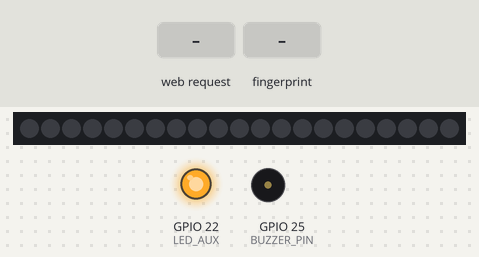
A sketch run on a simulated ESP32. Shown: 21 RGB LEDs in strip order, left to right, output pins drawn as LEDs (lit = HIGH), buzzer (waves = sounding). The test bench sets the inputs (shaded band). Dim RGB values are drawn brighter than linear; WiFi joins after 1.5 s; servers stay silent unless stated; uploads are accepted with an empty reply; what the sketch prints to the serial monitor is not drawn.

Above: at 3.8 s.
3.9 s: HTTP request GET /enroll/start?node_id=1 received
At 5.0 s:
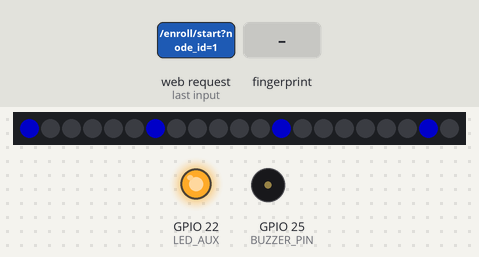
5.4 s: finger stored as number 1 placed on the sensor
At 23.1 s:
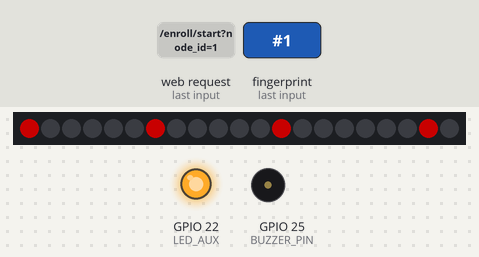
Timing chart, 0 to 23.8 s (numbered marks = the images above; inputs shaded):
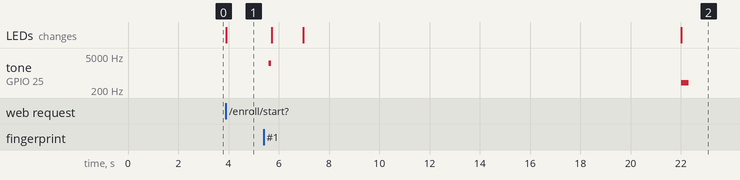

The sketch:

register_end.ino
```cpp
#include <WiFi.h>
#include <HTTPClient.h>
#include <WebServer.h>
#include <Adafruit_Fingerprint.h>
#include <FastLED.h>

const char* ssid     = "Galaxy J667DF";
const char* password = "lmz12345";

#define LED_PIN            4
#define NUM_LEDS           21
#define BUZZER_PIN         25
#define BUZZER_RESOLUTION  8
#define BUZZER_BASE_FREQ   2000
#define LED_AUX            22

const int RX_sensor = 16;
const int TX_sensor = 17;

const char* backendServerURL = "http://192.168.43.119:8000/enroll/callback";

// ── Hardware ────────────────────────────────────────────────────────────────
HardwareSerial mySerial(2);
Adafruit_Fingerprint finger = Adafruit_Fingerprint(&mySerial);
WebServer server(80);
CRGB leds[NUM_LEDS];

// ── Estado global ────────────────────────────────────────────────────────────
int id = -1;

// =============================================================================
// LEDs / Buzzer
// =============================================================================
void setColor(CRGB color) {
  FastLED.clear();
  leds[0] = leds[6] = leds[12] = leds[19] = color;
  FastLED.show();
}

void beep(int freq, int duration) {
  ledcWriteTone(BUZZER_PIN, freq);
  delay(duration);
  ledcWriteTone(BUZZER_PIN, 0);
}

void beepSuccess() { beep(2000, 150); beep(3200, 150); }
void beepError()   { beep(400, 300); }
void beepWait()    { beep(2500, 100); }

// =============================================================================
// Helpers
// =============================================================================
String buildEnrollJson(int node_id, const String& status, int user_id, const String& message) {
  return "{\"node_id\":" + String(node_id) +
         ",\"status\":\"" + status + "\"" +
         ",\"user_id\":" + String(user_id) +
         ",\"message\":\"" + message + "\"}";
}

bool forwardPostToBackend(const String& payload) {
  if (WiFi.status() != WL_CONNECTED) {
    Serial.println("[ERROR] Sin conexión WiFi");
    return false;
  }
  HTTPClient http;
  http.begin(backendServerURL);
  http.addHeader("Content-Type", "application/json");
  int code = http.POST(payload);
  String resp = http.getString();
  http.end();
  Serial.printf("[HTTP] POST %s → %d | %s\n", backendServerURL, code, resp.c_str());
  return (code == 200);
}

// Espera hasta que NO haya dedo en el sensor (timeout en ms, 0 = infinito)
void waitFingerRemoved(unsigned long timeoutMs = 8000) {
  unsigned long start = millis();
  while (finger.getImage() != FINGERPRINT_NOFINGER) {
    if (timeoutMs && (millis() - start > timeoutMs)) break;
    delay(20);
  }
}

// Espera hasta que haya un dedo en el sensor (retorna true si detectó dedo)
bool waitFingerPresent(unsigned long timeoutMs = 15000) {
  unsigned long start = millis();
  while (true) {
    int p = finger.getImage();
    if (p == FINGERPRINT_OK) return true;
    if (timeoutMs && (millis() - start > timeoutMs)) return false;
    delay(20);
  }
}

int getFreeID() {
  finger.getTemplateCount();
  Serial.printf("[INFO] Templates usados: %d\n", finger.templateCount);
  for (int i = 1; i <= 200; i++) {
    if (finger.loadModel(i) != FINGERPRINT_OK) {
      Serial.printf("[INFO] ID libre: %d\n", i);
      return i;
    }
  }
  Serial.println("[ERROR] Memoria del sensor llena");
  return -1;
}

// =============================================================================
// Captura de una muestra completa (imagen → feature → slot)
// slot = 1 o 2  |  retorna true en éxito
// =============================================================================
bool captureFeature(uint8_t slot) {
  Serial.printf("[ENROLL] Capturando muestra %d…\n", slot);

  // Esperar dedo (timeout 15 s)
  if (!waitFingerPresent(15000)) {
    Serial.println("[ERROR] Timeout esperando dedo");
    return false;
  }
  Serial.println("[ENROLL] Imagen capturada");

  uint8_t p = finger.image2Tz(slot);
  if (p != FINGERPRINT_OK) {
    Serial.printf("[ERROR] image2Tz(%d) = %d\n", slot, p);
    return false;
  }
  Serial.printf("[ENROLL] Muestra %d convertida OK\n", slot);
  return true;
}

// =============================================================================
// Proceso completo de una iteración de enroll (3 capturas dobles = 3 modelos)
// Retorna true si la huella quedó guardada en el sensor con el id global
// =============================================================================
bool enrollOnce() {
  // -- Muestra 1 --
  if (!captureFeature(1)) return false;

  Serial.println("[ENROLL] Retire el dedo…");
  beepWait();
  setColor(CRGB::Black);
  finger.LEDcontrol(FINGERPRINT_LED_OFF, 0, FINGERPRINT_LED_BLUE);
  String jsonWaiting = buildEnrollJson(201, "waiting", id, "Levante su dedo");
  forwardPostToBackend(jsonWaiting);
  waitFingerRemoved(8000);
  delay(1000);

  // -- Muestra 2 --
  setColor(CRGB::Blue);
  finger.LEDcontrol(FINGERPRINT_LED_ON, 0, FINGERPRINT_LED_BLUE);
  if (!captureFeature(2)) return false;

  // -- Crear y guardar modelo --
  uint8_t p = finger.createModel();
  if (p != FINGERPRINT_OK) {
    Serial.printf("[ERROR] createModel = %d\n", p);
    return false;
  }

  p = finger.storeModel(id);
  if (p != FINGERPRINT_OK) {
    Serial.printf("[ERROR] storeModel = %d\n", p);
    return false;
  }

  Serial.printf("[ENROLL] Iteración OK → ID %d\n", id);
  return true;
}

// =============================================================================
// Handler: GET /enroll/start?node_id=XX
// =============================================================================
void handleEnrollRequest() {
  if (!server.hasArg("node_id")) {
    server.send(400, "application/json", "{\"error\":\"Falta node_id\"}");
    return;
  }

  int node_id = server.arg("node_id").toInt();
  Serial.printf("[ENROLL] Solicitud para node_id=%d\n", node_id);

  // 1. Buscar ID libre en el sensor
  id = getFreeID();
  if (id == -1) {
    String err = buildEnrollJson(node_id, "error", -1, "Memoria del sensor llena");
    forwardPostToBackend(err);
    server.send(500, "application/json", err);
    return;
  }

  // 2. Confirmar inicio al cliente HTTP (no bloquea al backend)
  server.send(200, "application/json", "{\"status\":\"started\"}");

  // 3. Tres iteraciones de captura doble
  const int TOTAL_ROUNDS = 3;
  for (int round = 0; round < TOTAL_ROUNDS; round++) {
    Serial.printf("\n[ENROLL] === Ronda %d/%d ===\n", round + 1, TOTAL_ROUNDS);

    setColor(CRGB::Blue);
    finger.LEDcontrol(FINGERPRINT_LED_ON, 0, FINGERPRINT_LED_BLUE);

    bool ok = enrollOnce();

    if (!ok) {
      // ── ERROR: abortar, borrar template parcial y notificar backend ──
      Serial.println("[ERROR] Fallo en captura, abortando enroll");
      finger.deleteModel(id);          // Limpiar lo que pudo quedar guardado
      setColor(CRGB::Red);
      finger.LEDcontrol(FINGERPRINT_LED_FLASHING, 25, FINGERPRINT_LED_RED, 10);
      beepError();
      delay(2000);
      setColor(CRGB::Black);

      String errJson = buildEnrollJson(node_id, "error", id, "Fallo al capturar la huella");
      forwardPostToBackend(errJson);
      id = -1;
      return;                          // Salir sin continuar
    }

    // ── Éxito de ronda ──
    if (round < TOTAL_ROUNDS - 1) {
      // Rondas intermedias: pedir que levante el dedo
      beepWait();
      setColor(CRGB::Black);
      finger.LEDcontrol(FINGERPRINT_LED_OFF, 0, FINGERPRINT_LED_BLUE);

      String jsonWaiting = buildEnrollJson(node_id, "waiting", id, "Levante su dedo");
      forwardPostToBackend(jsonWaiting);

      waitFingerRemoved(8000);
    } else {
      // Última ronda
      setColor(CRGB::Green);
      finger.LEDcontrol(FINGERPRINT_LED_OFF, 0, FINGERPRINT_LED_BLUE);

      beepSuccess();
    }
  }

  // 4. Notificar éxito al backend
  String jsonSuccess = buildEnrollJson(node_id, "success", id, "Huella registrada correctamente");
  Serial.println("[ENROLL] Enviando success → " + jsonSuccess);

  if (!forwardPostToBackend(jsonSuccess)) {
    // El sensor ya guardó la huella pero el backend falló → log crítico
    Serial.println("[CRÍTICO] Backend no confirmó el registro. ID sensor: " + String(id));
    // Opcional: borrar del sensor si la BD no confirma
    finger.deleteModel(id);
    setColor(CRGB::Red);
    beepError();
    delay(3000);
  }

  delay(3000);
  setColor(CRGB::Black);
  id = -1;
}

// =============================================================================
// Handler: GET /device/info
// =============================================================================
void handleDeviceInfo() {
  String response = "{\"device_type\":\"ESP32_ACCESS_NODE\","
                    "\"ip_address\":\"" + WiFi.localIP().toString() + "\","
                    "\"mac_address\":\"" + WiFi.macAddress() + "\"}";
  server.send(200, "application/json", response);
  Serial.println("[INFO] /device/info solicitado");
  digitalWrite(LED_AUX, LOW);  delay(500);
  digitalWrite(LED_AUX, HIGH); delay(500);
  digitalWrite(LED_AUX, LOW);
  beepSuccess();
}

// =============================================================================
// Setup / Loop
// =============================================================================
void setup() {
  Serial.begin(115200);
  delay(100);

  ledcAttach(BUZZER_PIN, BUZZER_BASE_FREQ, BUZZER_RESOLUTION);
  ledcWriteTone(BUZZER_PIN, 0);

  pinMode(LED_AUX, OUTPUT);
  digitalWrite(LED_AUX, HIGH);

  FastLED.addLeds<WS2812B, LED_PIN, GRB>(leds, NUM_LEDS);
  FastLED.setBrightness(100);

  // WiFi
  WiFi.begin(ssid, password);
  Serial.print("[WiFi] Conectando");
  while (WiFi.status() != WL_CONNECTED) { delay(500); Serial.print("."); }
  Serial.println("\n[WiFi] Conectado → " + WiFi.localIP().toString());

  // Rutas
  server.on("/enroll/start", HTTP_GET, handleEnrollRequest);
  server.on("/device/info",  HTTP_GET, handleDeviceInfo);
  server.begin();
  Serial.println("[SERVER] Servidor Unikey iniciado");

  // Sensor dactilar
  mySerial.begin(57600, SERIAL_8N1, RX_sensor, TX_sensor);
  finger.begin(57600);
  if (!finger.verifyPassword()) {
    Serial.println("[ERROR] Sensor dactilar no encontrado");
    while (1) { delay(1000); }
  }
  Serial.println("[SENSOR] Sensor dactilar OK");
}

void loop() {
  server.handleClient();
}
```

Measured:
- after the input at 3.9 s, the LEDs: change at once (image 1)
